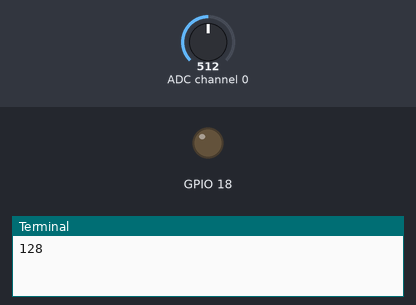
Simulated run of this program. Board: Raspberry Pi (BCM pin numbers). On the bench: output pins drawn as LEDs (lit = HIGH), the last lines printed to the terminal. The inputs (shaded band) are chosen by the test bench; at power-on: ADC channel 0 = 512 (analog values on the 0–1023 scale).

Above: at 1.2 s.
1.3 s: ADC channel 0 set to 800
5.2 s: ADC channel 0 set to 817
At 8.8 s:
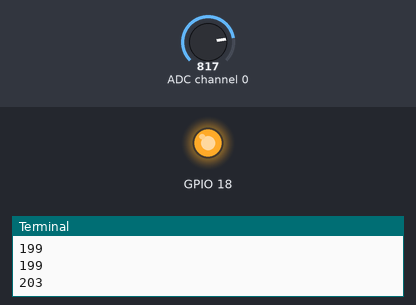
9.5 s: ADC channel 0 set to 716
At 14.6 s:
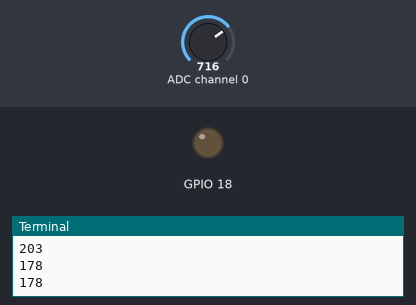
15.5 s: ADC channel 0 set to 900
At 18.9 s:
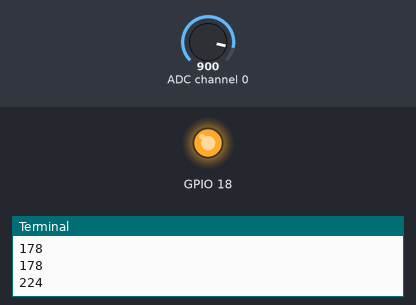
Timing chart, 0 to 20.4 s (numbered marks = the images above; inputs shaded):
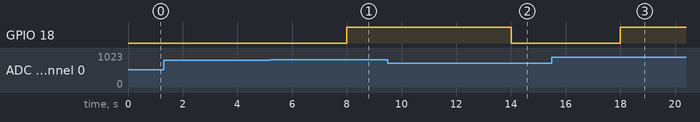

The program:

DAC.py
```python
import smbus
import time
import RPi.GPIO as GPIO

bus = smbus.SMBus(1)
bus.write_byte(0x48, 0x00)

while(True):

 measure = bus.read_byte(0x48)

 while(measure > 200):
  GPIO.setmode(GPIO.BCM)
  GPIO.setup(18, GPIO.OUT)
  measure = bus.read_byte(0x48)
  GPIO.output(18, GPIO.HIGH)
  print(measure)
  time.sleep(2)

 GPIO.setmode(GPIO.BCM)
 GPIO.setup(18, GPIO.OUT)
 GPIO.output(18, GPIO.LOW)
 print(measure)
 GPIO.cleanup()

 time.sleep(2)
```

Measured:
- the behaviour switches between 806 and 807 on ADC channel 0 (found by bisection; images 0 and 1)
- after the input at 5.2 s, GPIO 18: LOW → HIGH after 2.8 s
- after the input at 9.5 s, GPIO 18: HIGH → LOW after 4.5 s
- after the input at 15.5 s, GPIO 18: LOW → HIGH after 2.5 s
